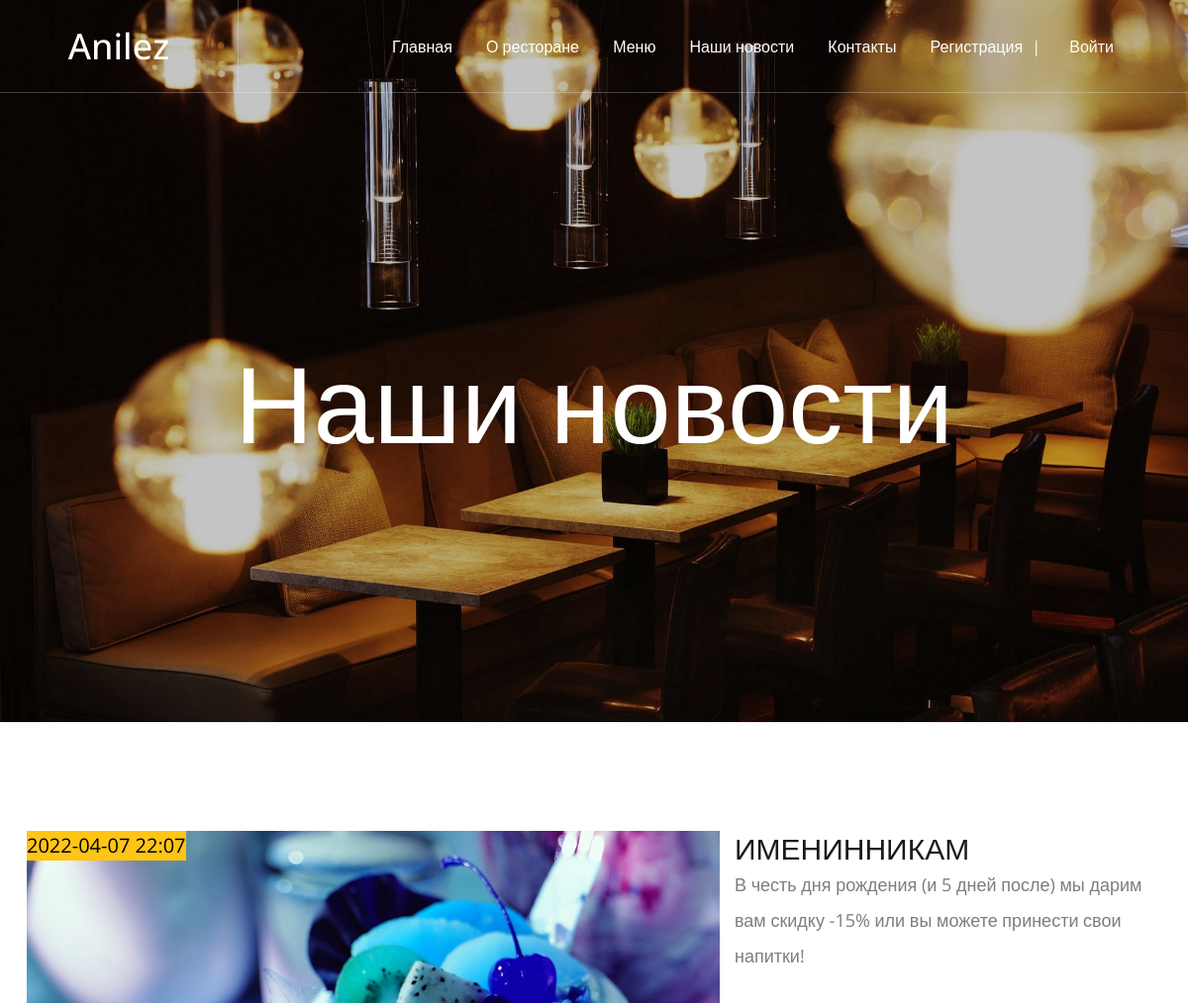
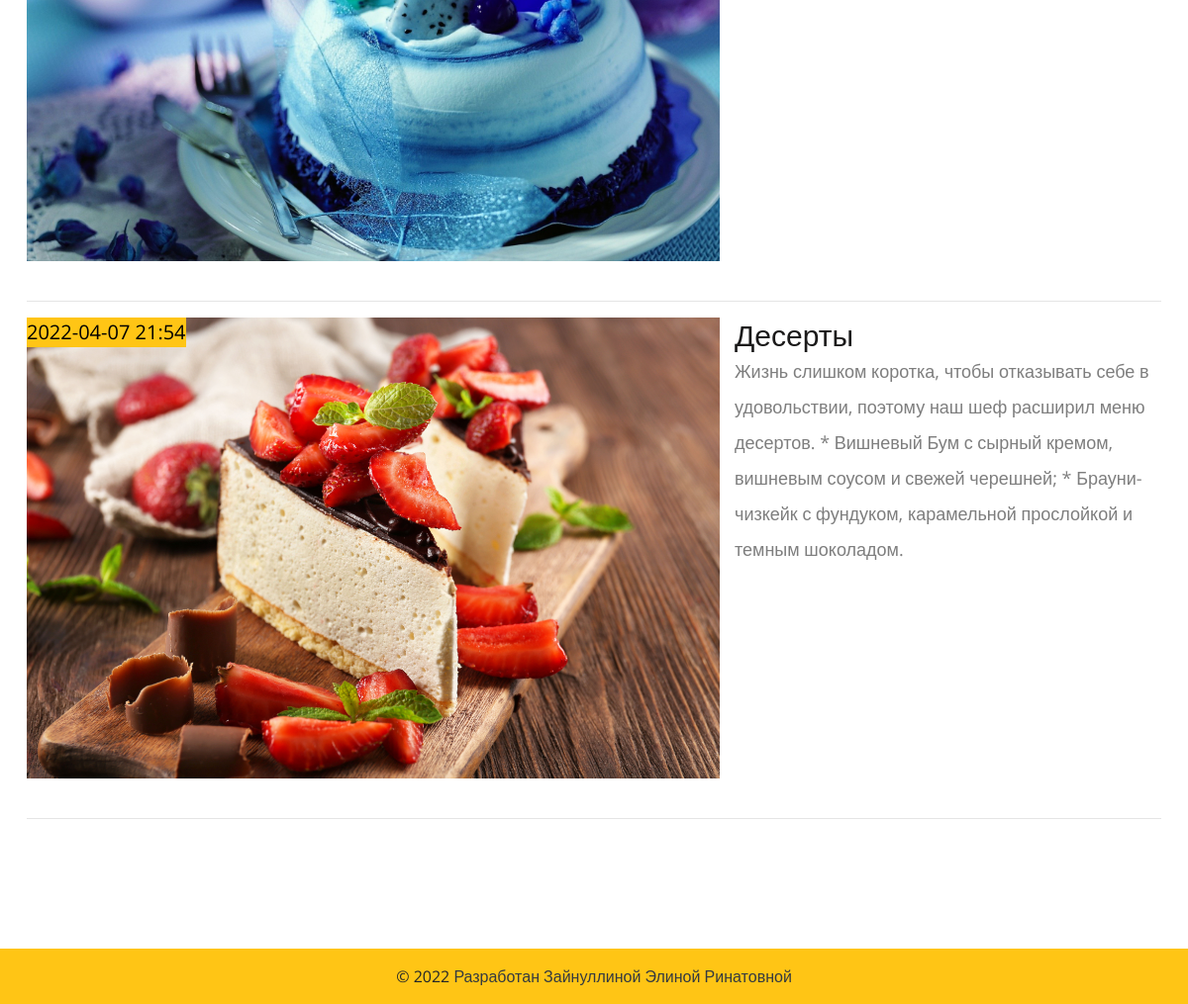
Page /news/ on the committed database (2 pictures, top to bottom).
### news/models.py (models this page shows, shortened)
class News(models.Model):
    title = models.CharField(max_length=150, verbose_name="Наименование")
    content = models.TextField(blank=True, verbose_name="Контент")
    created_at = models.DateTimeField(auto_now=True, verbose_name="Дата создания")
    photo = models.ImageField(upload_to='photo/%Y/%m', blank=True, verbose_name="Изображение")
    is_published = models.BooleanField(default=True, verbose_name="Опубликовано")
    class Meta:
        verbose_name = "Новость"
        verbose_name_plural = "Новости"
        ordering = ['-created_at']

### news/views.py (the view)
# urls.py: path('news/', include('news.urls')),
def news(request):
    model = News.objects.all()
    context = {'news': model}
    return render(request, 'news.html', context=context)

### templates/news.html
{% extends 'base.html' %}
{% load static %}
{% block content %}
	<section class="page-top-info set-bg" data-setbg="{% static 'img/page-top-bg/3.jpeg' %}">
		<div class="ptf-center">
			<div class="container">
				<h2>Наши новости</h2>
			</div>
		</div>
	</section>
	<section class="news-section spad">
		<div class="container">
			{% for item in news %}
			<div class="news-item">
					{% if item.photo %}
						<div class="news-img">
							<img src="{{item.photo.url}}" >
							<div class="news-date">
							{{ item.created_at|date:"Y-m-d H:i" }}
							</div>
						</div>
					{% endif %}
					<div class="news-content">
						<h3>{{ item.title }}</h3>
						<p class='card-text'>{{ item.content }}</p>
					</div>
			</div>
			<hr>
			{% endfor %}
		</div>
	</section>
{% endblock content %}

### static/css/style.css (style rules this page uses)
html, body { height: 100%; font-family: 'Open Sans', sans-serif; }
h1, h2, h3, h4, h5, h6 { margin: 0; color: #1b1a1a; }
h2 { font-size: 36px; }
h3 { font-size: 30px; }
p { font-size: 18px; color: #7e7e7e; line-height: 2; }
img { max-width: 100%; }
.set-bg { background-repeat: no-repeat; background-size: cover; background-position: top center; }
.spad { padding-top: 110px; padding-bottom: 115px; }
.page-top-info { height: 730px; text-align: center; display: table; width: 100%; }
.page-top-info .ptf-center { display: table-cell; vertical-align: middle; }
.page-top-info h2 { padding-top: 80px; line-height: normal; font-size: 110px; color: #fff; }
.news-item { display:flex; flex-direction: row; margin-bottom:40px; }
.news-img { position: relative; max-width: 700px; }
.news-content { padding-left: 15px; }
.news-date { position: absolute; top:0px; left: 0px; color: #000; background: #ffc515; font-size:20px; }
@media (min-width: 1200px) { .container { max-width: 1176px; } }

### rows in the picture
News: photo (picture), created_at "2022-04-07 22:07", title "ИМЕНИННИКАМ", content "В честь дня рождения (и 5 дней после) мы дарим вам скидку -15% или вы можете принести свои напитки!"
News: photo (picture), created_at "2022-04-07 21:54", title "Десерты", content "Жизнь слишком коротка, чтобы отказывать себе в удовольствии, поэтому наш шеф расширил меню десертов. * Вишневый Бум с сырный кремом, вишневым соусом и свежей черешней; * Брауни-чизкейк с фундуком, карамельной прослойкой и темным шоколадом."
